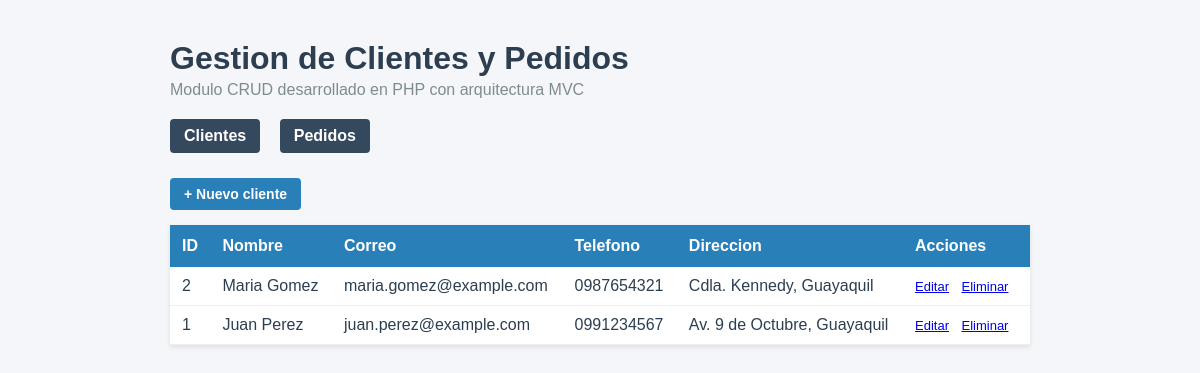
The page / on the database its author committed.
### tables this page shows
CREATE TABLE IF NOT EXISTS clientes (
    id INT AUTO_INCREMENT PRIMARY KEY,
    nombre VARCHAR(100) NOT NULL,
    correo VARCHAR(150) NOT NULL UNIQUE,
    telefono VARCHAR(20) NOT NULL,
    direccion VARCHAR(200) NOT NULL,
    created_at TIMESTAMP DEFAULT CURRENT_TIMESTAMP
);

### app/controllers/ClienteController.php (called while the page is built, shortened)
<?php
require_once __DIR__ . '/../../config/conexion.php';
require_once __DIR__ . '/../models/Cliente.php';
class ClienteController
{
    private $modelo;
    public function __construct($pdo)
    {
        $this->modelo = new Cliente($pdo);
    }
    public function index()
    {
        $clientes = $this->modelo->obtenerTodos();
        require __DIR__ . '/../views/clientes/listado.php';
    }
}

### public/index.php (called while the page is built, shortened)
<?php
require_once __DIR__ . '/../config/conexion.php';
require_once __DIR__ . '/../app/controllers/ClienteController.php';
require_once __DIR__ . '/../app/controllers/PedidoController.php';
$accion = $_GET['accion'] ?? 'listar';
$instancia = new $clase($pdo);
$metodo = $accion === 'listar' ? 'index' : $accion;
$instancia->$metodo();

### app/models/Cliente.php (called while the page is built, shortened)
<?php
class Cliente
{
    private $pdo;
    public function __construct($pdo)
    {
        $this->pdo = $pdo;
    }
    public function obtenerTodos()
    {
        $stmt = $this->pdo->query("SELECT * FROM clientes ORDER BY id DESC");
        return $stmt->fetchAll(PDO::FETCH_ASSOC);
    }
}

### app/views/clientes/listado.php (the view, shortened to what this page needs)
<?php require __DIR__ . '/../partials/cabecera.php'; ?>
<div class="acciones">
    <a class="boton boton-primario" href="index.php?controlador=cliente&accion=crear">+ Nuevo cliente</a>
</div>
<table>
    <thead>
        <tr>
            <th>ID</th>
            <th>Nombre</th>
            <th>Correo</th>
            <th>Telefono</th>
            <th>Direccion</th>
            <th>Acciones</th>
        </tr>
    </thead>
    <tbody>
        <?php if (!empty($clientes)): ?>
            <?php foreach ($clientes as $c): ?>
                <tr>
                    <td><?= htmlspecialchars($c['id']) ?></td>
                    <td><?= htmlspecialchars($c['nombre']) ?></td>
                    <td><?= htmlspecialchars($c['correo']) ?></td>
                    <td><?= htmlspecialchars($c['telefono']) ?></td>
                    <td><?= htmlspecialchars($c['direccion']) ?></td>
                    <td class="columna-acciones">
                        <a href="index.php?controlador=cliente&accion=editar&id=<?= (int) $c['id'] ?>">Editar</a>
                        <a href="index.php?controlador=cliente&accion=eliminar&id=<?= (int) $c['id'] ?>"
                           onclick="return confirm('¿Eliminar este cliente?');">Eliminar</a>
                    </td>
                </tr>
            <?php endforeach; ?>
        <?php else: ?>
            <tr><td colspan="6" class="vacio">No hay clientes registrados.</td></tr>
        <?php endif; ?>
    </tbody>
</table>
<?php require __DIR__ . '/../partials/pie.php'; ?>

### css/estilo.css (style rules this page uses)
* { box-sizing: border-box; }
body { font-family: Arial, Helvetica, sans-serif; max-width: 900px; margin: 40px auto; padding: 0 20px; background: #f5f6fa; color: #2c3e50; }
.acciones { margin-bottom: 15px; }
.boton { display: inline-block; padding: 8px 14px; border-radius: 4px; text-decoration: none; font-weight: bold; border: none; cursor: pointer; font-size: 14px; }
.boton-primario { background: #2980b9; color: #fff; }
table { width: 100%; border-collapse: collapse; background: #fff; box-shadow: 0 2px 5px rgba(0, 0, 0, 0.1); }
th { background: #2980b9; color: #fff; padding: 12px; text-align: left; }
td { padding: 10px 12px; border-bottom: 1px solid #eee; }
td.columna-acciones { white-space: nowrap; }
td.columna-acciones a { margin-right: 8px; font-size: 13px; }

### rows shown on the page
clientes: id "2", nombre "Maria Gomez", correo "maria.gomez@example.com", telefono "0987654321", direccion "Cdla. Kennedy, Guayaquil"
clientes: id "1", nombre "Juan Perez", correo "juan.perez@example.com", telefono "0991234567", direccion "Av. 9 de Octubre, Guayaquil"
